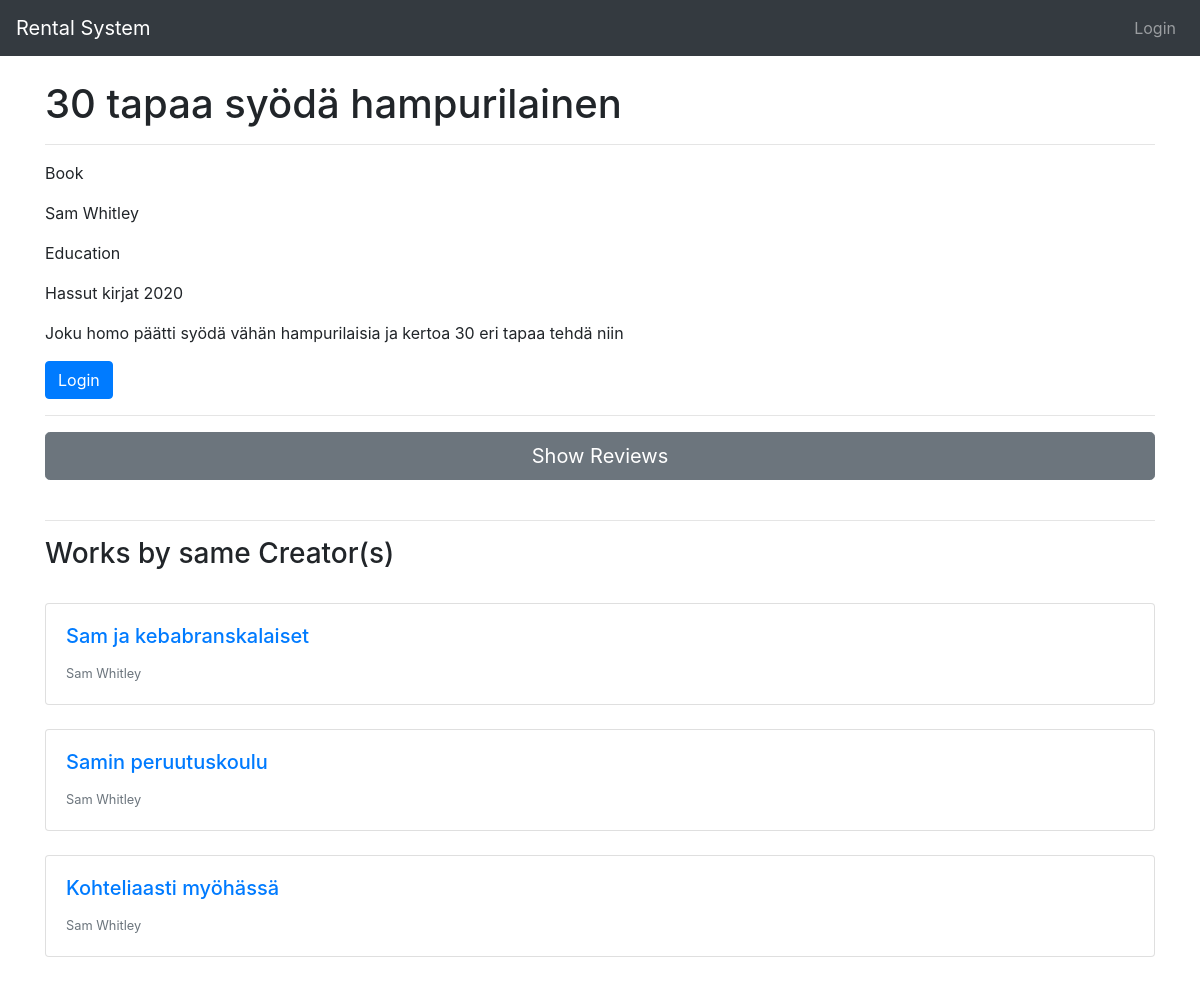
The page /work/4/ on the database as committed earlier.
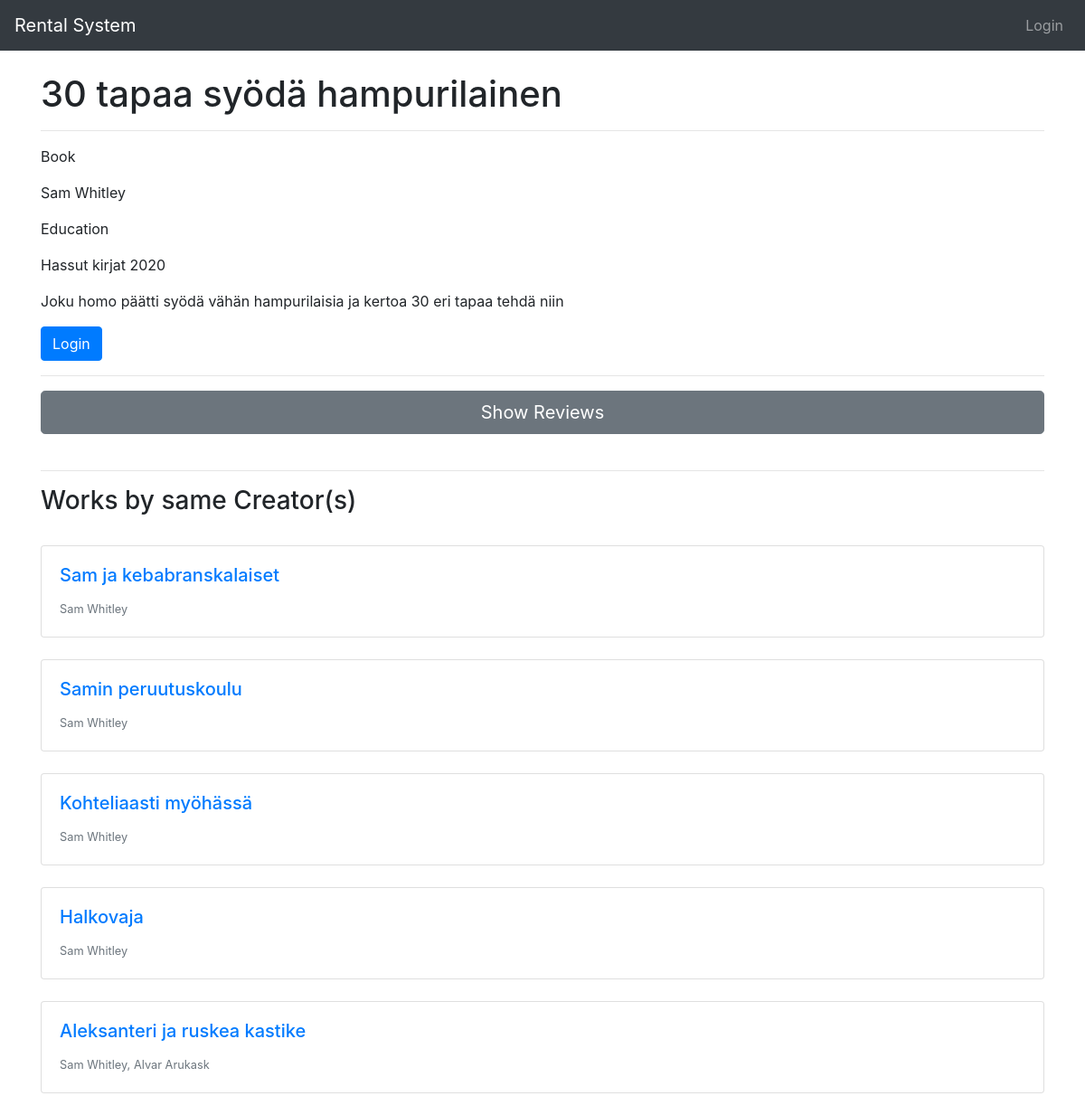
The same page on the database as committed later.
### rental_system/models.py (models this page shows)
class Work(models.Model):
    creators = models.ManyToManyField(Creator)
    type = models.ForeignKey(Type, on_delete=models.CASCADE)
    genres = models.ManyToManyField(Genre)
    publishers = models.ManyToManyField(Publisher)
    title = models.CharField(max_length=200)
    desc = models.TextField(max_length=500)
    pub_date = models.IntegerField(
        default=2020,
        validators=[
            MaxValueValidator(datetime.date.today().year),
            MinValueValidator(1800)
        ]
    )
    def __str__(self):
        return self.title

class Creator(models.Model):
    first_name = models.CharField(max_length=200)
    last_name = models.CharField(max_length=200)
    def __str__(self):
        return self.first_name + " " + self.last_name

### rental_system/views.py (the view, shortened to what this page needs)
# urls.py: path('work/<int:work_id>/', views.work, name='work'),
def work(request, work_id):
    work = get_object_or_404(Work, pk=work_id)
    ratings = Rating.objects.filter(work_id = work_id).all()
    creators = work.creators.all()
    other_works = list(Work.objects.filter(~Q(id = work_id),creators__in=creators))[:5]
    rented = RentedWork.objects.all()
    form = RatingForm()
    if rented.filter(rented_work_id = work_id).exists():
        returned = rented.filter(rented_work_id = work_id, returned=False).order_by('-rent_date').first()
    else:
        returned = False
    commented = False
    if not request.user.is_anonymous:
        user = request.user
        if ratings.filter(user_id = user, work_id = work_id, visible = True):
            commented = True
    return render(request, 'rental_system/work.html', {'work': work, 'rented': returned, 'other_works': other_works, 'ratings': ratings, 'form':form, 'commented': commented})

### rental_system/models.py (called while the page is built)
    def __str__(self):
        return self.type

    def __str__(self):
        return self.genre

    def __str__(self):
        return self.publisher

### rental_system/templates/rental_system/work.html (shortened to what this page needs)
{% extends 'base.html' %}
{% block content %}
{% load static %}
<link rel="stylesheet" href="{% static 'darkmode.css' %}">
<div class="container">
    <h1>{{ work.title }}</h1>
    <hr>
    <p>{{ work.type }}</p>
    <p>{{ work.creators.all|join:", " }}</p>
    <p>{{ work.genres.all|join:"," }}</p>
    <p>{{ work.publishers.all|join:", "}} {{ work.pub_date }}</p>
    <p>{{ work.desc }}</p>
    {% if user.is_authenticated %}
    {% if not rented %}
    <td><a href="{% url 'rent_work' work.id %}" class="btn btn-primary">Rent</a></td>
    {% else %}
    <td><button class="btn btn-secondary" disabled>Rented</button></td>
    {% endif %}
    {% else %}
    <a class="btn btn-primary" href="{% url 'login' %}">Login</a>
    {% endif %}
    {% if other_works %}
    <hr>
    <div>
        <div>
        <button id="toggle_reviews" class="btn btn-secondary btn-lg btn-block">Show Reviews</button>
        <br>
        </div>
    </div>
    <hr>
    <h3>Works by same Creator(s)</h3>
    <br>
    {% for other in other_works %}
    <div class="card">
        <div class="card-body">
            <a href="work/1">
                <h5 class="card-title"><a href="{% url 'work' other.id %}">{{ other }}</a></h5>
            </a>
            <p class="card-text"><small class="text-muted">{{ other.creators.all|join:", " }}</small></p>
        </div>
    </div>
    <br>
    {% endfor %}
    {% endif %}
</div>
{% endblock %}

Rows that differ between the two databases and show on the page:
added Work: title "Halkovaja", creators.all "Sam Whitley"
added Work: title "Aleksanteri ja ruskea kastike", creators.all "Sam Whitley, Alvar Arukask"
